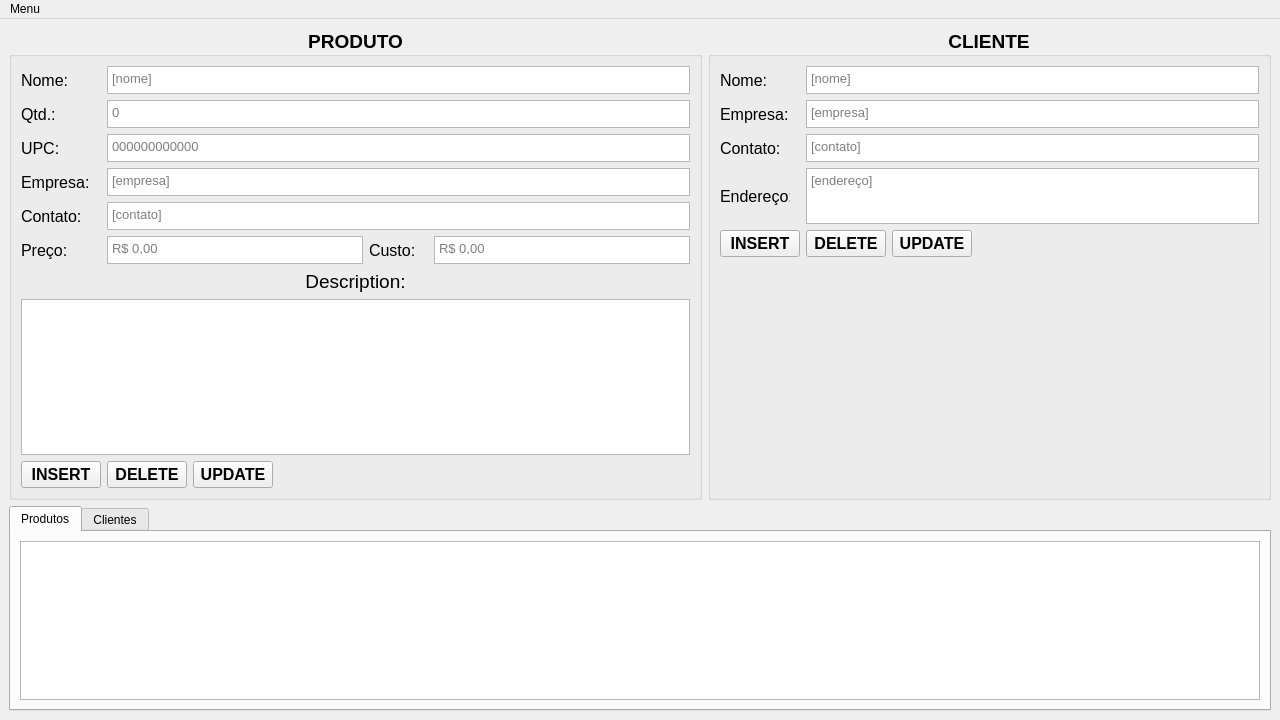
<?xml version="1.0" encoding="UTF-8"?>
<ui version="4.0">
 <class>StoxWindow</class>
 <widget class="QMainWindow" name="StoxWindow">
  <property name="geometry">
   <rect>
    <x>0</x>
    <y>0</y>
    <width>1280</width>
    <height>720</height>
   </rect>
  </property>
  <property name="minimumSize">
   <size>
    <width>775</width>
    <height>480</height>
   </size>
  </property>
  <property name="contextMenuPolicy">
   <enum>Qt::DefaultContextMenu</enum>
  </property>
  <property name="windowTitle">
   <string>Stox</string>
  </property>
  <property name="windowIcon">
   <iconset resource="resources.qrc">
    <normaloff>:/imgs/stox_24x24.png</normaloff>:/imgs/stox_24x24.png</iconset>
  </property>
  <property name="iconSize">
   <size>
    <width>24</width>
    <height>24</height>
   </size>
  </property>
  <property name="toolButtonStyle">
   <enum>Qt::ToolButtonIconOnly</enum>
  </property>
  <widget class="QWidget" name="centralwidget">
   <layout class="QGridLayout" name="gridLayout_5">
    <item row="1" column="0" colspan="2">
     <widget class="QTabWidget" name="tabWidget">
      <property name="currentIndex">
       <number>0</number>
      </property>
      <widget class="QWidget" name="tab_produtos">
       <attribute name="title">
        <string>Produtos</string>
       </attribute>
       <layout class="QGridLayout" name="gridLayout_2">
        <item row="0" column="0">
         <widget class="QTableWidget" name="tableWidget"/>
        </item>
       </layout>
      </widget>
      <widget class="QWidget" name="tab_2">
       <attribute name="title">
        <string>Clientes</string>
       </attribute>
       <layout class="QGridLayout" name="gridLayout_3">
        <item row="0" column="0">
         <widget class="QTableWidget" name="tableWidget_2"/>
        </item>
       </layout>
      </widget>
     </widget>
    </item>
    <item row="0" column="1">
     <widget class="QGroupBox" name="ClientBox">
      <property name="font">
       <font>
        <pointsize>14</pointsize>
        <bold>true</bold>
       </font>
      </property>
      <property name="title">
       <string>CLIENTE</string>
      </property>
      <property name="alignment">
       <set>Qt::AlignCenter</set>
      </property>
      <layout class="QGridLayout" name="gridLayout">
       <item row="3" column="1" colspan="5">
        <widget class="QPlainTextEdit" name="t_AddressClient">
         <property name="maximumSize">
          <size>
           <width>16777215</width>
           <height>56</height>
          </size>
         </property>
         <property name="font">
          <font>
           <pointsize>10</pointsize>
           <bold>false</bold>
          </font>
         </property>
         <property name="undoRedoEnabled">
          <bool>false</bool>
         </property>
         <property name="placeholderText">
          <string>[endereço]</string>
         </property>
        </widget>
       </item>
       <item row="5" column="0">
        <widget class="QPushButton" name="b_ProductInsert_2">
         <property name="minimumSize">
          <size>
           <width>0</width>
           <height>0</height>
          </size>
         </property>
         <property name="font">
          <font>
           <pointsize>12</pointsize>
           <bold>true</bold>
          </font>
         </property>
         <property name="text">
          <string>INSERT</string>
         </property>
        </widget>
       </item>
       <item row="6" column="0">
        <spacer name="verticalSpacer">
         <property name="orientation">
          <enum>Qt::Vertical</enum>
         </property>
         <property name="sizeHint" stdset="0">
          <size>
           <width>20</width>
           <height>20</height>
          </size>
         </property>
        </spacer>
       </item>
       <item row="0" column="0">
        <widget class="QLabel" name="label_7">
         <property name="maximumSize">
          <size>
           <width>70</width>
           <height>16777215</height>
          </size>
         </property>
         <property name="font">
          <font>
           <pointsize>12</pointsize>
           <bold>false</bold>
          </font>
         </property>
         <property name="text">
          <string>Nome:</string>
         </property>
        </widget>
       </item>
       <item row="3" column="0">
        <widget class="QLabel" name="label_10">
         <property name="maximumSize">
          <size>
           <width>70</width>
           <height>16777215</height>
          </size>
         </property>
         <property name="font">
          <font>
           <pointsize>12</pointsize>
           <bold>false</bold>
          </font>
         </property>
         <property name="text">
          <string>Endereço:</string>
         </property>
        </widget>
       </item>
       <item row="0" column="1" colspan="5">
        <widget class="QPlainTextEdit" name="t_NameClient">
         <property name="maximumSize">
          <size>
           <width>16777215</width>
           <height>28</height>
          </size>
         </property>
         <property name="font">
          <font>
           <pointsize>10</pointsize>
           <bold>false</bold>
          </font>
         </property>
         <property name="undoRedoEnabled">
          <bool>false</bool>
         </property>
         <property name="placeholderText">
          <string>[nome]</string>
         </property>
        </widget>
       </item>
       <item row="5" column="1">
        <widget class="QPushButton" name="b_ProductDelete_2">
         <property name="font">
          <font>
           <pointsize>12</pointsize>
           <bold>true</bold>
          </font>
         </property>
         <property name="text">
          <string>DELETE</string>
         </property>
        </widget>
       </item>
       <item row="2" column="0">
        <widget class="QLabel" name="label_9">
         <property name="maximumSize">
          <size>
           <width>70</width>
           <height>16777215</height>
          </size>
         </property>
         <property name="font">
          <font>
           <pointsize>12</pointsize>
           <bold>false</bold>
          </font>
         </property>
         <property name="text">
          <string>Contato:</string>
         </property>
        </widget>
       </item>
       <item row="5" column="3">
        <spacer name="horizontalSpacer">
         <property name="orientation">
          <enum>Qt::Horizontal</enum>
         </property>
         <property name="sizeHint" stdset="0">
          <size>
           <width>40</width>
           <height>20</height>
          </size>
         </property>
        </spacer>
       </item>
       <item row="1" column="0">
        <widget class="QLabel" name="label_8">
         <property name="maximumSize">
          <size>
           <width>75</width>
           <height>16777215</height>
          </size>
         </property>
         <property name="font">
          <font>
           <pointsize>12</pointsize>
           <bold>false</bold>
          </font>
         </property>
         <property name="text">
          <string>Empresa:</string>
         </property>
        </widget>
       </item>
       <item row="2" column="1" colspan="5">
        <widget class="QPlainTextEdit" name="t_ContactClient">
         <property name="maximumSize">
          <size>
           <width>16777215</width>
           <height>28</height>
          </size>
         </property>
         <property name="font">
          <font>
           <pointsize>10</pointsize>
           <bold>false</bold>
          </font>
         </property>
         <property name="layoutDirection">
          <enum>Qt::LeftToRight</enum>
         </property>
         <property name="lineWidth">
          <number>0</number>
         </property>
         <property name="placeholderText">
          <string>[contato]</string>
         </property>
        </widget>
       </item>
       <item row="5" column="2">
        <widget class="QPushButton" name="b_ProductUpdate_2">
         <property name="font">
          <font>
           <pointsize>12</pointsize>
           <bold>true</bold>
          </font>
         </property>
         <property name="text">
          <string>UPDATE</string>
         </property>
        </widget>
       </item>
       <item row="1" column="1" colspan="5">
        <widget class="QPlainTextEdit" name="t_CompanyClient">
         <property name="maximumSize">
          <size>
           <width>16777215</width>
           <height>28</height>
          </size>
         </property>
         <property name="font">
          <font>
           <pointsize>10</pointsize>
           <bold>false</bold>
          </font>
         </property>
         <property name="placeholderText">
          <string>[empresa]</string>
         </property>
        </widget>
       </item>
      </layout>
     </widget>
    </item>
    <item row="0" column="0">
     <widget class="QGroupBox" name="ProductBox">
      <property name="sizePolicy">
       <sizepolicy hsizetype="Expanding" vsizetype="Expanding">
        <horstretch>0</horstretch>
        <verstretch>0</verstretch>
       </sizepolicy>
      </property>
      <property name="font">
       <font>
        <pointsize>14</pointsize>
        <italic>false</italic>
        <bold>true</bold>
       </font>
      </property>
      <property name="mouseTracking">
       <bool>false</bool>
      </property>
      <property name="autoFillBackground">
       <bool>false</bool>
      </property>
      <property name="title">
       <string>PRODUTO</string>
      </property>
      <property name="alignment">
       <set>Qt::AlignCenter</set>
      </property>
      <property name="checkable">
       <bool>false</bool>
      </property>
      <layout class="QGridLayout" name="gridLayout_4">
       <property name="sizeConstraint">
        <enum>QLayout::SetDefaultConstraint</enum>
       </property>
       <property name="verticalSpacing">
        <number>6</number>
       </property>
       <item row="16" column="3" colspan="7">
        <widget class="QPlainTextEdit" name="t_Price">
         <property name="maximumSize">
          <size>
           <width>16777215</width>
           <height>28</height>
          </size>
         </property>
         <property name="font">
          <font>
           <pointsize>10</pointsize>
           <italic>false</italic>
           <bold>false</bold>
          </font>
         </property>
         <property name="layoutDirection">
          <enum>Qt::LeftToRight</enum>
         </property>
         <property name="lineWidth">
          <number>0</number>
         </property>
         <property name="placeholderText">
          <string>R$ 0,00</string>
         </property>
        </widget>
       </item>
       <item row="17" column="2" colspan="12">
        <widget class="QLabel" name="label_6">
         <property name="font">
          <font>
           <pointsize>14</pointsize>
           <italic>false</italic>
           <bold>false</bold>
          </font>
         </property>
         <property name="text">
          <string>Description:</string>
         </property>
         <property name="alignment">
          <set>Qt::AlignCenter</set>
         </property>
        </widget>
       </item>
       <item row="0" column="2">
        <widget class="QLabel" name="label">
         <property name="maximumSize">
          <size>
           <width>70</width>
           <height>16777215</height>
          </size>
         </property>
         <property name="font">
          <font>
           <pointsize>12</pointsize>
           <italic>false</italic>
           <bold>false</bold>
          </font>
         </property>
         <property name="text">
          <string>Nome:</string>
         </property>
        </widget>
       </item>
       <item row="19" column="2">
        <widget class="QPushButton" name="product_insert">
         <property name="minimumSize">
          <size>
           <width>0</width>
           <height>0</height>
          </size>
         </property>
         <property name="font">
          <font>
           <pointsize>12</pointsize>
           <italic>false</italic>
           <bold>true</bold>
          </font>
         </property>
         <property name="text">
          <string>INSERT</string>
         </property>
        </widget>
       </item>
       <item row="16" column="13">
        <widget class="QPlainTextEdit" name="t_Cost">
         <property name="maximumSize">
          <size>
           <width>16777215</width>
           <height>28</height>
          </size>
         </property>
         <property name="font">
          <font>
           <pointsize>10</pointsize>
           <italic>false</italic>
           <bold>false</bold>
          </font>
         </property>
         <property name="layoutDirection">
          <enum>Qt::LeftToRight</enum>
         </property>
         <property name="lineWidth">
          <number>0</number>
         </property>
         <property name="placeholderText">
          <string>R$ 0,00</string>
         </property>
        </widget>
       </item>
       <item row="7" column="2">
        <widget class="QLabel" name="label_3">
         <property name="maximumSize">
          <size>
           <width>70</width>
           <height>16777215</height>
          </size>
         </property>
         <property name="font">
          <font>
           <pointsize>12</pointsize>
           <italic>false</italic>
           <bold>false</bold>
          </font>
         </property>
         <property name="text">
          <string>UPC:</string>
         </property>
        </widget>
       </item>
       <item row="10" column="2">
        <widget class="QLabel" name="label_4">
         <property name="maximumSize">
          <size>
           <width>75</width>
           <height>16777215</height>
          </size>
         </property>
         <property name="font">
          <font>
           <pointsize>12</pointsize>
           <italic>false</italic>
           <bold>false</bold>
          </font>
         </property>
         <property name="text">
          <string>Empresa:</string>
         </property>
        </widget>
       </item>
       <item row="0" column="3" colspan="11">
        <widget class="QPlainTextEdit" name="i_name">
         <property name="maximumSize">
          <size>
           <width>16777215</width>
           <height>28</height>
          </size>
         </property>
         <property name="font">
          <font>
           <pointsize>10</pointsize>
           <italic>false</italic>
           <bold>false</bold>
          </font>
         </property>
         <property name="undoRedoEnabled">
          <bool>false</bool>
         </property>
         <property name="placeholderText">
          <string>[nome]</string>
         </property>
        </widget>
       </item>
       <item row="16" column="10">
        <widget class="QLabel" name="label_12">
         <property name="maximumSize">
          <size>
           <width>65</width>
           <height>16777215</height>
          </size>
         </property>
         <property name="font">
          <font>
           <pointsize>12</pointsize>
           <italic>false</italic>
           <bold>false</bold>
          </font>
         </property>
         <property name="text">
          <string>Custo:</string>
         </property>
        </widget>
       </item>
       <item row="16" column="2">
        <widget class="QLabel" name="label_11">
         <property name="maximumSize">
          <size>
           <width>70</width>
           <height>16777215</height>
          </size>
         </property>
         <property name="font">
          <font>
           <pointsize>12</pointsize>
           <italic>false</italic>
           <bold>false</bold>
          </font>
         </property>
         <property name="text">
          <string>Preço:</string>
         </property>
        </widget>
       </item>
       <item row="19" column="3">
        <widget class="QPushButton" name="b_ProductDelete">
         <property name="font">
          <font>
           <pointsize>12</pointsize>
           <italic>false</italic>
           <bold>true</bold>
          </font>
         </property>
         <property name="text">
          <string>DELETE</string>
         </property>
        </widget>
       </item>
       <item row="18" column="2" colspan="12">
        <widget class="QPlainTextEdit" name="t_Description">
         <property name="font">
          <font>
           <pointsize>10</pointsize>
           <italic>false</italic>
           <bold>false</bold>
          </font>
         </property>
         <property name="cursor" stdset="0">
          <cursorShape>ArrowCursor</cursorShape>
         </property>
        </widget>
       </item>
       <item row="12" column="2" rowspan="2">
        <widget class="QLabel" name="label_5">
         <property name="maximumSize">
          <size>
           <width>70</width>
           <height>16777215</height>
          </size>
         </property>
         <property name="font">
          <font>
           <pointsize>12</pointsize>
           <italic>false</italic>
           <bold>false</bold>
          </font>
         </property>
         <property name="text">
          <string>Contato:</string>
         </property>
        </widget>
       </item>
       <item row="7" column="3" colspan="11">
        <widget class="QPlainTextEdit" name="t_UPC">
         <property name="maximumSize">
          <size>
           <width>16777215</width>
           <height>28</height>
          </size>
         </property>
         <property name="font">
          <font>
           <pointsize>10</pointsize>
           <italic>false</italic>
           <bold>false</bold>
          </font>
         </property>
         <property name="placeholderText">
          <string>000000000000</string>
         </property>
        </widget>
       </item>
       <item row="3" column="2">
        <widget class="QLabel" name="label_2">
         <property name="maximumSize">
          <size>
           <width>70</width>
           <height>16777215</height>
          </size>
         </property>
         <property name="font">
          <font>
           <pointsize>12</pointsize>
           <italic>false</italic>
           <bold>false</bold>
          </font>
         </property>
         <property name="text">
          <string>Qtd.:</string>
         </property>
        </widget>
       </item>
       <item row="12" column="3" rowspan="2" colspan="11">
        <widget class="QPlainTextEdit" name="t_Contact">
         <property name="maximumSize">
          <size>
           <width>16777215</width>
           <height>28</height>
          </size>
         </property>
         <property name="font">
          <font>
           <pointsize>10</pointsize>
           <italic>false</italic>
           <bold>false</bold>
          </font>
         </property>
         <property name="layoutDirection">
          <enum>Qt::LeftToRight</enum>
         </property>
         <property name="lineWidth">
          <number>0</number>
         </property>
         <property name="placeholderText">
          <string>[contato]</string>
         </property>
        </widget>
       </item>
       <item row="19" column="4">
        <widget class="QPushButton" name="b_ProductUpdate">
         <property name="font">
          <font>
           <pointsize>12</pointsize>
           <italic>false</italic>
           <bold>true</bold>
          </font>
         </property>
         <property name="text">
          <string>UPDATE</string>
         </property>
        </widget>
       </item>
       <item row="3" column="3" colspan="11">
        <widget class="QPlainTextEdit" name="input_amount">
         <property name="maximumSize">
          <size>
           <width>16777215</width>
           <height>28</height>
          </size>
         </property>
         <property name="font">
          <font>
           <pointsize>10</pointsize>
           <italic>false</italic>
           <bold>false</bold>
          </font>
         </property>
         <property name="placeholderText">
          <string>0</string>
         </property>
        </widget>
       </item>
       <item row="10" column="3" colspan="11">
        <widget class="QPlainTextEdit" name="t_Company">
         <property name="maximumSize">
          <size>
           <width>16777215</width>
           <height>28</height>
          </size>
         </property>
         <property name="font">
          <font>
           <pointsize>10</pointsize>
           <italic>false</italic>
           <bold>false</bold>
          </font>
         </property>
         <property name="placeholderText">
          <string>[empresa]</string>
         </property>
        </widget>
       </item>
      </layout>
     </widget>
    </item>
   </layout>
  </widget>
  <widget class="QMenuBar" name="menuBar">
   <property name="geometry">
    <rect>
     <x>0</x>
     <y>0</y>
     <width>1280</width>
     <height>21</height>
    </rect>
   </property>
   <widget class="QMenu" name="menuMenu">
    <property name="title">
     <string>Menu</string>
    </property>
    <widget class="QMenu" name="menuRequester">
     <property name="title">
      <string>Requester</string>
     </property>
     <addaction name="separator"/>
     <addaction name="separator"/>
     <addaction name="actionCreate"/>
     <addaction name="actionManage"/>
    </widget>
    <addaction name="separator"/>
    <addaction name="menuRequester"/>
    <addaction name="separator"/>
    <addaction name="actionSQL"/>
   </widget>
   <addaction name="menuMenu"/>
  </widget>
  <action name="actionCreate">
   <property name="text">
    <string>Create</string>
   </property>
  </action>
  <action name="actionManage">
   <property name="text">
    <string>Manage</string>
   </property>
  </action>
  <action name="actionSQL">
   <property name="text">
    <string>SQL</string>
   </property>
  </action>
 </widget>
 <resources>
  <include location="resources.qrc"/>
 </resources>
 <connections/>
</ui>
